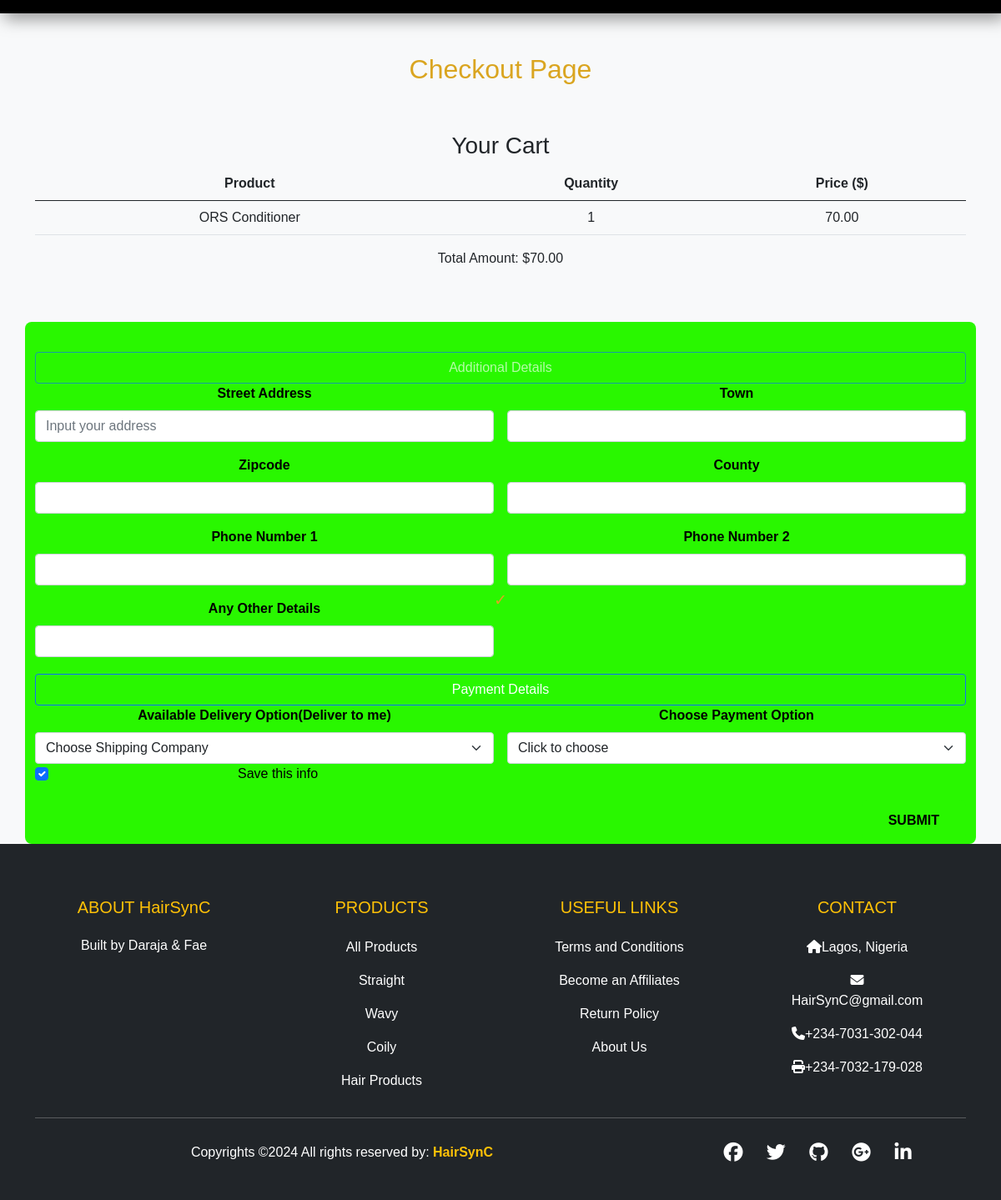
The page /store/checkout/ (signed in) on the database its author committed.
### store/models.py (models this page shows, shortened)
class CartItem(models.Model):
    item_id = models.AutoField(primary_key=True)
    cart = models.ForeignKey(ShoppingCart, on_delete=models.CASCADE)
    product = models.ForeignKey(Product, on_delete=models.CASCADE)
    quantity = models.PositiveIntegerField()

class Product(models.Model):
    product_id = models.AutoField(primary_key=True)
    name = models.CharField(max_length=255)
    description = models.TextField()
    price = models.DecimalField(max_digits=10, decimal_places=2)
    quantity_in_stock = models.IntegerField(validators=[MinValueValidator(0)])
    category = models.ForeignKey(Category, on_delete=models.CASCADE)
    image = models.ImageField(upload_to='images', blank=True)

### store/views.py (the view)
    def wrapper(request, *args, **kwargs):
        if not request.user.is_authenticated:
            return JsonResponse({"error": "Unauthorized"}, status=401)
        return view_func(request, *args, **kwargs)

### store/views.py (called while the page is built)
def check_authentication(view_func):
    def wrapper(request, *args, **kwargs):
        if not request.user.is_authenticated:
            return JsonResponse({"error": "Unauthorized"}, status=401)
        return view_func(request, *args, **kwargs)
    return wrapper

@check_authentication
@require_http_methods(["GET"])
def checkout(request):
    try:
        user_id = request.user.id
        cart_contents = ShoppingCart.objects.get(user=user_id)
        cart_items = CartItem.objects.filter(cart=cart_contents)
        for item in cart_items:
            item.total_price = item.product.price * item.quantity
        total_amount = sum(item.total_price for item in cart_items)
        return render(request, 'store/checkout.html', {
            'cart_items': cart_items,
            'total_amount': total_amount,
            'cart_item_count': cart_items.count()
        })
    except ShoppingCart.DoesNotExist:
        return render(request, 'store/checkout.html', {
            'cart_items': [],
            'total_amount': 0,
            'cart_item_count': 0
        })

### store/templates/store/checkout.html (shortened to what this page needs)
<!DOCTYPE html>
<html lang="en">
<head>
 {% load static %}
 <link rel="stylesheet" href="{% static 'store/css/style.css' %}">
 <link href="{% static 'store/css/all.min.css' %}" rel="stylesheet">
 <link href="{% static 'store/css/bootstrap.min.css' %}" rel="stylesheet">
 <link href="{% static 'store/css/bootstrap-icons.css' %}" rel="stylesheet">
</head>
<body>
<nav class="navbar navbar-expand-xl navbar-dark" id="navbar">
</nav>
<body class="bg-light">
 <div class="container">
      <div class="py-5 text-center">
          <h2 style="color: goldenrod;"> Checkout Page </style></h2>
          <br><br>
          <div class="form">
                <h3>Your Cart</h3>
                <table class="table cart-table">
                 <thead>
                    <tr>
                      <th scope="col">Product</th>
                      <th scope="col">Quantity</th>
                      <th scope="col">Price ($)</th>
                    </tr>
                 </thead>
                 <tbody>
                    {% for item in cart_items %}
                    <tr>
                      <td>{{ item.product.name }}</td>
                      <td>{{ item.quantity }}</td>
                      <td>{{ item.total_price }}</td>
                    </tr>
                    {% endfor %}
                 </tbody>
                </table>
                <p>Total Amount: ${{ total_amount }}</p>
              </div>
            </div>
          </div>
          <div class="container checkout">
            {% if not request.user.has_saved_address %}
            <form method="post" action="{% url 'store:add_address' %}" id="addAddressForm" novalidate>
                <button type="submit" class="btn btn-primary disabled" style="background-color: #29f700;">Additional Details</button>
                <div class="row g-3">
                    <div class="col-sm-6">
                        <label for="streetAddress" class="form-label">Street Address</label>
                        <input type="text" class="form-control" id="streetAddress" name="street_address" placeholder="Input your address" required>
                    </div>
                    <div class="col-sm-6">
                        <label for="town" class="form-label">Town</label>
                        <input type="text" class="form-control" id="town" name="town" required>
                    </div>
                    <div class="col-sm-6">
                        <label for="zipcode" class="form-label">Zipcode</label>
                        <input type="text" class="form-control" id="zipcode" name="zipcode" required>
                    </div>
                    <div class="col-sm-6">
                        <label for="county" class="form-label">County</label>
                        <input type="text" class="form-control" id="county" name="county" required>
                    </div>
                    <div class="col-sm-6">
                        <label for="phoneNumber1" class="form-label">Phone Number 1</label>
                        <input type="text" class="form-control" id="phoneNumber1" name="phone_number_1" required>
                    </div>
                    <div class="col-sm-6">
                        <label for="phoneNumber2" class="form-label">Phone Number 2</label>
                        <input type="text" class="form-control" id="phoneNumber2" name="phone_number_2" required>
                    </div>
                    <div class="col-sm-6">
                        <label for="additionalDetails" class="form-label">Any Other Details</label>
                        <input type="text" class="form-control" id="additionalDetails" name="additional_details">
                    </div>
                </div>
            </form>
            {% endif %}
            <form method="post" action="{% url 'store:process_checkout' %}" id="checkoutForm" novalidate>
                <button type="submit" class="btn btn-primary" style="background-color: #29f700;">Payment Details</button>
                <div class="row g-3">
                    <div class="col-sm-6">
                      <label for="shippingCompany" class="form-label">Available Delivery Option(Deliver to me)</label>
                        <select id="shippingCompany" class="form-select" name="shipping_company" required>
                            <option selected>Choose Shipping Company</option>
                        </select>
                    </div>
                    <div class="col-sm-6">
                        <label for="paymentOption" class="form-label">Choose Payment Option</label>
                        <select id="paymentOption" class="form-select" name="payment_option" required>
                            <option selected>Click to choose</option>
                        </select>
                    </div>
                </div>
                    <div class="col-md-6">
                        <div class="form-check">
                            <input id="saveInfo" type="checkbox" class="form-check-input" name="save_info" checked>
                            <label for="saveInfo" class="form-check-label" style="align-items: left;">Save this info</label>
                        </div>
                    </div>
                    <div style="text-align: right; width: 100%; margin-right: 5em; margin-top: 30px;">
                      <a href="" class="checkout"><b>SUBMIT</b></a>
                    </div>
                  </div>
</body>
<footer class="bg-dark text-white pt-5 pb-4">
  <div class="container text-center text-md-left">
    <div class="row text-center text-md text-md-left">
      <div class="col-md-3 col-lg-3 col-xl-3 mx auto mt-3">
        <h5 class="mb-4 font-weight-bold text-warning"><a href="about.html" class="text-decoration-none text-warning">ABOUT HairSynC</a>
          <h6> Built by Daraja & Fae </h6>
        </div>
        <div class="col-md-2 col-lg-2 col-xl-2 mx-auto mt-3">
          <h5 class="text-uppercase mb-4 font-weight-bold text-warning">Products</h5>
          <p>
            <a href="{% url 'store:products' %}" class="text-white" style="text-decoration: none;">All Products</a>
          </p>
          <p>
            <a href="{% url 'store:straight' %}" class="text-white" style="text-decoration: none;">Straight</a>
          </p>
          <p>
            <a href="{% url 'store:wavy' %}" class="text-white" style="text-decoration: none;">Wavy</a>
          </p>
          <p>
            <a href="{% url 'store:coily' %}" class="text-white" style="text-decoration: none;">Coily</a>
          </p>
          <p>
            <a href="{% url 'store:hair_products' %}" class="text-white" style="text-decoration: none;">Hair Products</a>
          </p>
        </div>
        <div class="col-md-3 col-lg-2 col-xl-2 mx-auto mt-3">
          <h5 class="text-uppercase mb-4 font-weight-bold text-warning">Useful Links</h5>
          <p>
            <a href="#" class="text-white" style="text-decoration: none;">Terms and Conditions</a>
          </p>
          <p>
            <a href="#" class="text-white" style="text-decoration: none;">Become an Affiliates</a>
          </p>
          <p>
            <a href="#" class="text-white" style="text-decoration: none;">Return Policy</a>
          </p>
          <p>
            <a href="#contact.html" class="text-white" style="text-decoration: none;">About Us</a>
          </p>
        </div>
        <div class="col-md-4 col-lg-3 col-xl-2 mx-auto mt-3">
          <h5 class="text-uppercase mb-4 font-weight-bold text-warning">Contact</h5>
          <p>
            <i class="fas fa-home mr-3"></i>Lagos, Nigeria
          </p>
          <p>
            <i class="fas fa-envelope mr-3"></i>HairSynC@gmail.com
          </p>
          <p>
            <i class="fas fa-phone mr-3"></i>+234-7031-302-044
          </p>
          <p>
            <i class="fas fa-print mr-3"></i>+234-7032-179-028
          </p>
        </div>
    </div>
    <hr class="mb-4">
    <div class="row align-items-center">
      <div class="col-md-7 col-lg-8">
        <p>Copyrights ©2024 All rights reserved by:
          <a href="#" style="text-decoration: none;">
            <strong class="text-warning">HairSynC</strong>
          </a></p>
      </div>
      <div class="col-md-5 col-lg-4">
        <div class="text-center text-md-right">
          <ul class="list-unstyled list-inline">
            <li class="list-inline-item">
              <a href="#" class="btn-floating btn-sm text-white" style="font-size: 23px;"><i class="fab fa-facebook"></i></a>
            </li>
            <li class="list-inline-item">
              <a href="#" class="btn-floating btn-sm text-white" style="font-size: 23px;"><i class="fab fa-twitter"></i></a>
            </li>
            <li class="list-inline-item">
              <a href="https://github.com/NwoguGlory1/HairSynC" class="btn-floating btn-sm text-white" style="font-size: 23px;"><i class="fab fa-github"></i></a>
            </li>
            <li class="list-inline-item">
              <a href="#" class="btn-floating btn-sm text-white" style="font-size: 23px;"><i class="fab fa-google-plus"></i></a>
            </li>
            <li class="list-inline-item">
              <a href="#" class="btn-floating btn-sm text-white" style="font-size: 23px;"><i class="fab fa-linkedin-in"></i></a>
            </li>
          </ul>
        </div>
      </div>
    </div>
  </div>
</footer>
</body>
</html>

### store/static/store/css/style.css (style rules this page uses)
* { margin: 0; padding: 0; box-sizing: border-box; font-family: 'Poppins', sans-serif; }
.btn-primary { width:100%; border: none; border-radius: 50px; background-color: #29f700; border-color: #29f700; }
.form-control { color: rgba(0,0,0,.87); border-top-color: rgba(0,0,0,.42); border-bottom-color: rgba(0,0,0,.42); box-shadow: none !important; border-radius: 4px 4px 0 0; }
.form-label { font-weight: 700 !important; }
#navbar { position: sticky; top: 0; left: 0; z-index: 100; padding: 0.5rem 3rem 0.5rem 4rem; box-shadow: 5px 5px 20px rgba(0,0,0,.5); background: black; }
form { display: flex; flex-direction: column; margin-top: 20px; }
.checkout { text-decoration: none; background-color:#29f700; padding: 1em 2em; color: black; border-radius: 8px; text-align: center; }
.form-check-input:checked { background-color: black; border-color: goldenrod; }
.form-check-input:checked::before { content: "\2713"; position: absolute; top: 50%; left: 50%; transform: translate(-50%, -50%); font-size: 1.2em; color: goldenrod !important; }
.form-check-input { appearance: none; -webkit-appearance: none; -moz-appearance: none; }

### rows shown on the page
CartItem: product.name "ORS Conditioner", quantity "1", total_price "70.00"

### other values the page prints
{{ total_amount }} "70.00"
